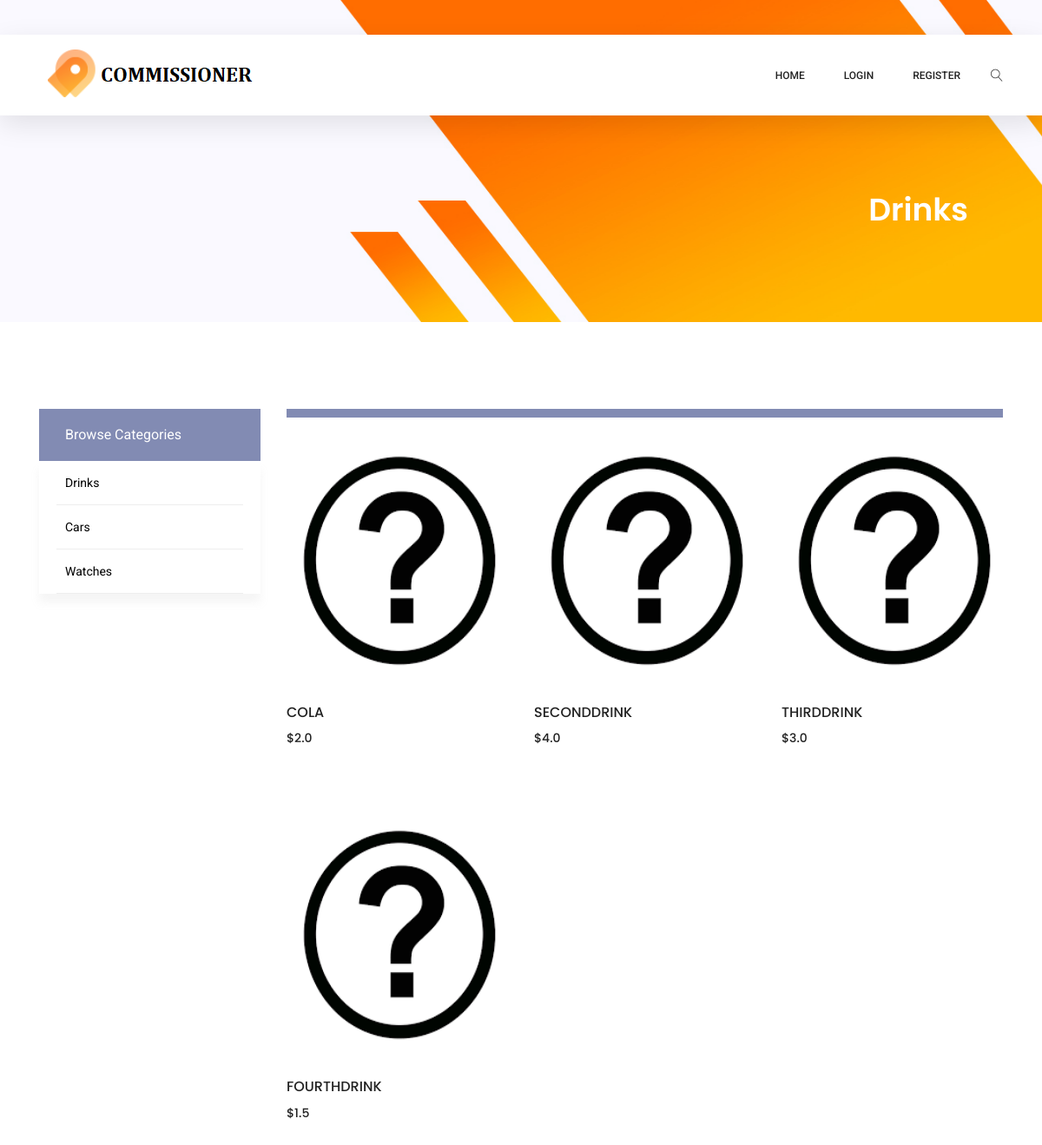
Before: /category/1 with the older database file.
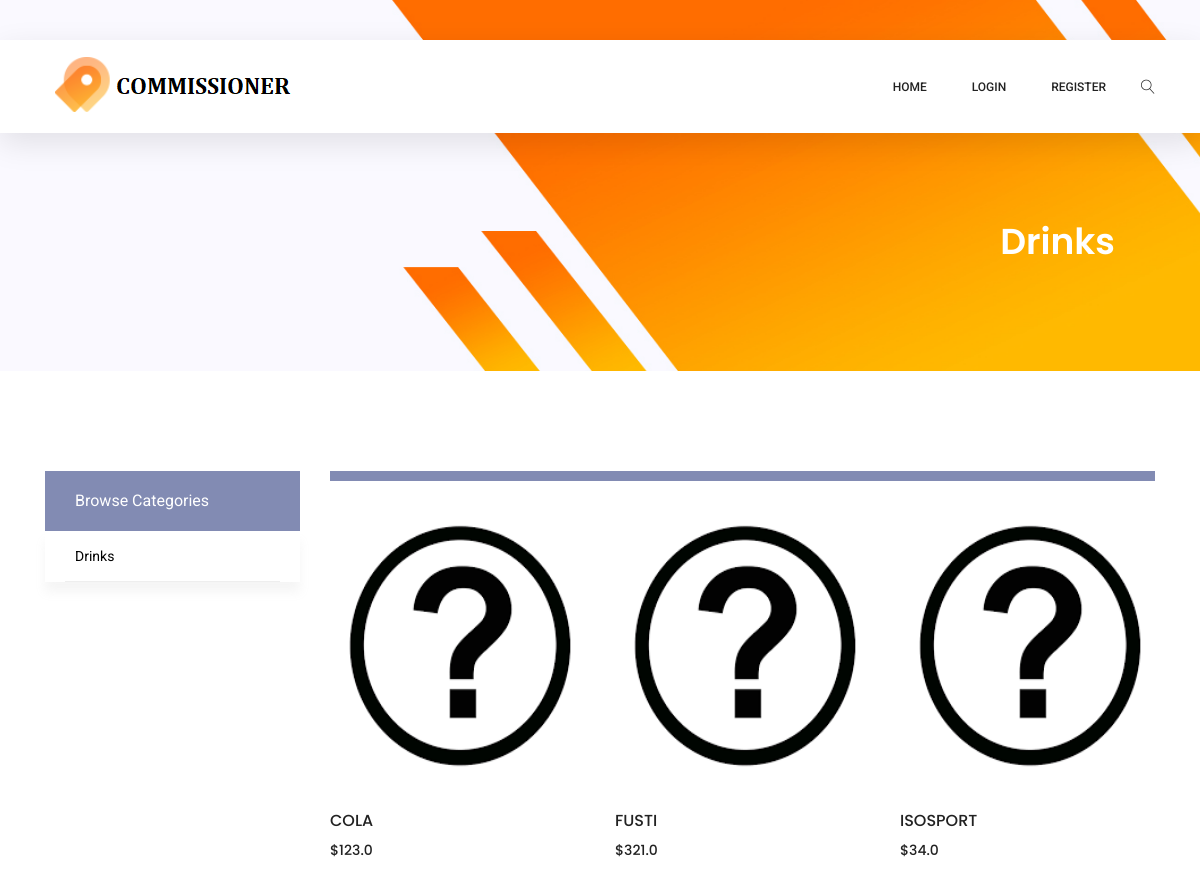
After: the same page with the newer database file.
### models.py (models this page shows)
class Category(db.Model):
    __tablename__ = 'category'
    id = db.Column(db.Integer, primary_key=True)
    name = db.Column(db.String(50), unique=True, nullable=False)

class Product(db.Model):
    __tablename__ = 'product'
    __searchable__ = ['name']
    id = db.Column(db.Integer, primary_key=True)
    name = db.Column(db.String(50), unique=True, nullable=False)
    short_description = db.Column(db.String(80), unique=False, nullable=False)
    description = db.Column(db.String(800), unique=False, nullable=False)
    price = db.Column(db.Float, unique=False, nullable=False)
    img = db.Column(db.String(50), unique=False, nullable=False)
    rating =  db.Column(db.Float, unique=False, nullable=False)
    rating_count = db.Column(Integer, unique=False, nullable=True, default=0)
    category_id = db.Column(db.Integer, ForeignKey("category.id"))

### app.py (the view)
@app.route('/category/<int:category_id>')
def category(category_id):
    category = Category.query.filter_by(id=category_id).first()
    products = Product.query.filter_by(category_id=category_id).all()
    categories = Category.query.all()
    return render_template("category.html",category=category,products=products,categories=categories)

### templates/category.html (shortened to what this page needs)
{% extends "base.html" %}
{% block content %}
<section class="banner-area organic-breadcrumb">
    <div class="container">
        <div class="breadcrumb-banner d-flex flex-wrap align-items-center justify-content-end">
            <div class="col-first">
                <h1>{{category.name}}</h1>
            </div>
        </div>
    </div>
</section>
<div class="container">
    <div class="row">
        <div class="col-xl-3 col-lg-4 col-md-5">
            <div class="sidebar-categories">
                <div class="head">Browse Categories</div>
                <ul class="main-categories">
                    {% for category in categories %}
                    <li class="main-nav-list"><a href="/category/{{category.id}}" aria-expanded="false" aria-controls="{{category.name}}">{{category.name}}</a></li>
                    {% endfor %}
                </ul>
            </div>
        </div>
        <div class="col-xl-9 col-lg-8 col-md-7">
            <div class="filter-bar d-flex flex-wrap align-items-center">
            </div>
            <section class="lattest-product-area pb-40 category-list">
                <div class="row">
                    {% for product in products %}
                    <div class="col-lg-4 col-md-6">
                        <div class="single-product">
                            <a href="/product/{{product.id}}"><img  style="width:555px;height:280px" class="img-fluid" src="..\{{product.img}}" alt="" onerror=this.src="../static/img/p1.jpg"></a>
                                <div class="product-details">
                                <h6>{{product.name}}</h6>
                                <div class="price">
                                    <h6>${{product.price}}</h6>
                                </div>
                            </div>
                        </div>
                    </div>
                    {% endfor %}
                </div>
            </section>
        </div>
    </div>
</div>
{% endblock %}

Changed rows visible on the page:
removed Category: name "Cars"
removed Category: name "Watches"
removed Product: name "FOURTHDRINK", price "1.5"
changed Product "COLA": price "2.0" → "123.0"
changed Product: name "SECONDDRINK" → "FUSTI"; price "4.0" → "321.0"
changed Product: name "THIRDDRINK" → "ISOSPORT"; price "3.0" → "34.0"
